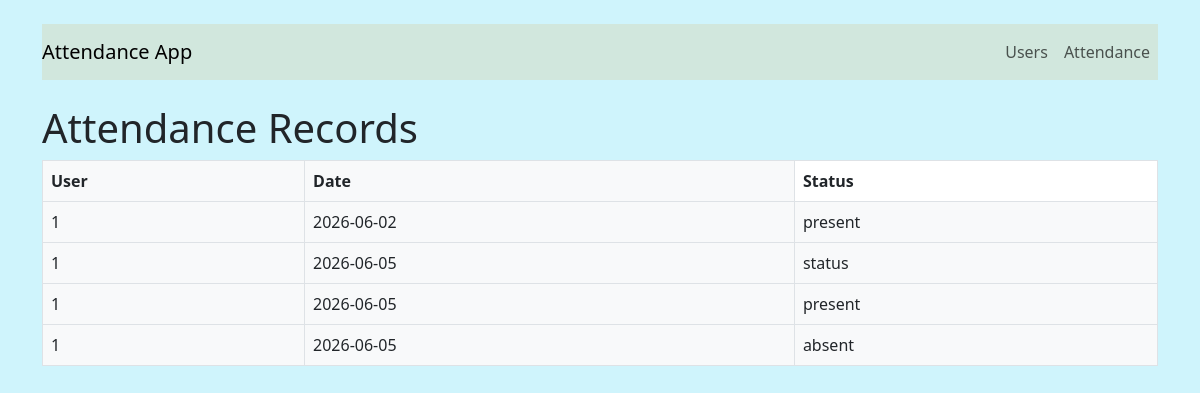
The app's page /attendance, older data.
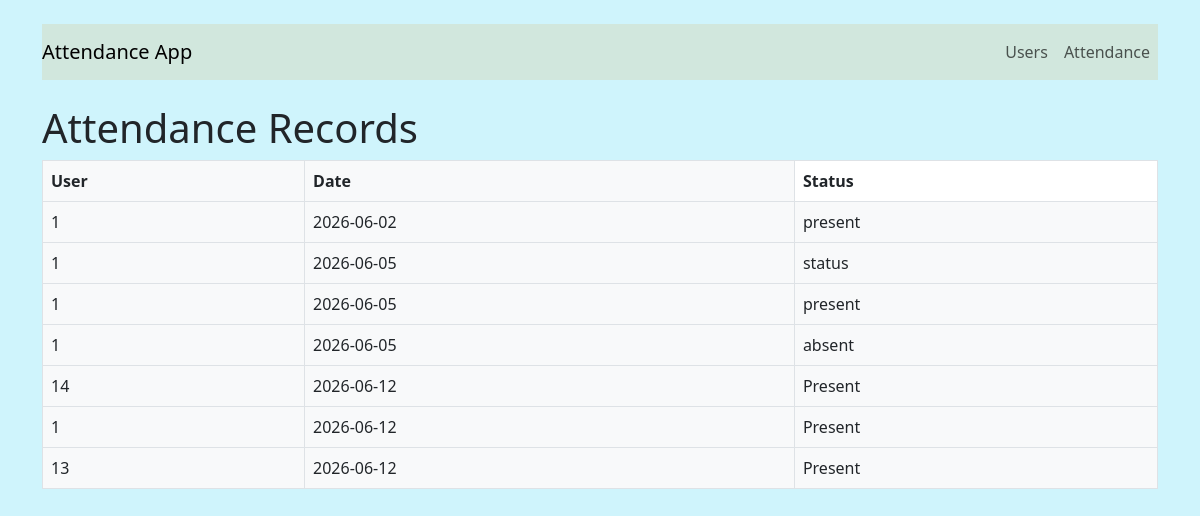
The same page, newer data.
### models.py (models this page shows)
class AttendanceRecord(db.Model):
    id = db.Column(db.Integer, primary_key=True)
    user_id = db.Column(db.Integer, db.ForeignKey('user.id'))
    date = db.Column(db.Date, nullable=False)
    status = db.Column(db.String(10), nullable=False)

### app.py (the view)
@app.route('/attendance')
def attendance():
    records = AttendanceRecord.query.all()
    return render_template('attendance.html', records=records)

### templates/attendance.html (shortened to what this page needs)
{% extends "base.html" %}
{% block content %}
<h1>Attendance Records</h1>
<table class="table table-bordered">
    <thead>
        <tr>
            <th class="bg-light">User</th>
            <th class="bg-light">Date</th>
            <th class="bg-ligth">Status</th>
        </tr>
    </thead>
    <tbody>
        {% for record in records %}
        <tr>
            <td class="bg-light">{{ record.user_id }}</td>
            <td class="bg-light">{{ record.date }}</td>
            <td class="bg-light">{{ record.status }}</td>
        </tr>
        {% endfor %}
    </tbody>
</table>
{% endblock %}

Row changes from the older to the newer data that the page shows:
added AttendanceRecord: user_id "14", date "2026-06-12", status "Present"
added AttendanceRecord: user_id "1", date "2026-06-12", status "Present"
added AttendanceRecord: user_id "13", date "2026-06-12", status "Present"
